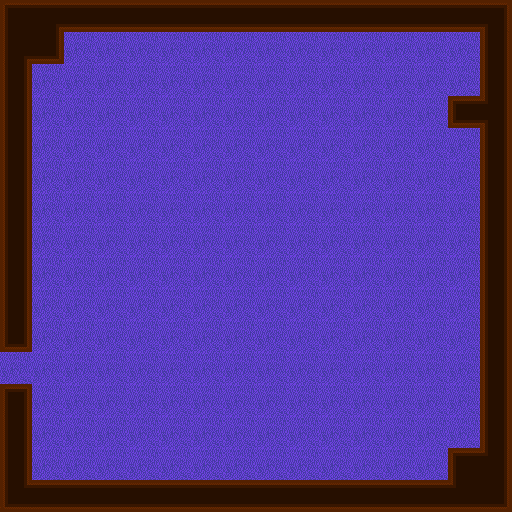

A 2D game scene composited from a Tiled map and its tileset images. What follows is a short description and the map's XML, with each tile layer's data collapsed to a summary:
An orthogonal 16x16 tile map with 32x32 px tiles, 2 tile layers (moquette, Calque de Tile 1), 1 hidden layer not drawn, 3 tilesets, 1 image layer and 1 object (PlayerEntity).

<map version="1.0" orientation="orthogonal" width="16" height="16" tilewidth="32" tileheight="32">
 <tileset firstgid="1" name="min" tilewidth="32" tileheight="32">
  <image source="../tilesets/walls.png" width="256" height="192" />
 </tileset>
 <tileset firstgid="49" name="meta" tilewidth="32" tileheight="32">
  <image source="../tilesets/metaset2.png" width="128" height="96" />
  <tile id="0">
   <properties>
    <property name="type" value="wall" />
   </properties>
  </tile>
  <tile id="1">
   <properties>
    <property name="type" value="box" />
   </properties>
  </tile>
  <tile id="2">
   <properties>
    <property name="type" value="tp1" />
   </properties>
  </tile>
  <tile id="3">
   <properties>
    <property name="type" value="trap" />
   </properties>
  </tile>
  <tile id="4">
   <properties>
    <property name="type" value="pp1" />
   </properties>
  </tile>
  <tile id="5">
   <properties>
    <property name="type" value="pp2" />
   </properties>
  </tile>
  <tile id="6">
   <properties>
    <property name="type" value="pp3" />
   </properties>
  </tile>
  <tile id="7">
   <properties>
    <property name="type" value="tp2" />
   </properties>
  </tile>
  <tile id="8">
   <properties>
    <property name="type" value="ppp1" />
   </properties>
  </tile>
  <tile id="9">
   <properties>
    <property name="type" value="ppp2" />
   </properties>
  </tile>
  <tile id="10">
   <properties>
    <property name="type" value="ppp3" />
   </properties>
  </tile>
 </tileset>
 <tileset firstgid="61" name="moquette" tilewidth="32" tileheight="32">
  <image source="../tilesets/moquette.png" width="96" height="192" />
 </tileset>
 <imagelayer name="Background" width="16" height="16">
  <image source="../images/background.png" />
 </imagelayer>
 <layer name="moquette" width="16" height="16">
  <data>[256 cells, 256 non-empty, 1 distinct tile ids]</data>
 </layer>
 <layer name="Calque de Tile 1" width="16" height="16">
  <data>[256 cells, 62 non-empty, 14 distinct tile ids]</data>
 </layer>
 <layer name="meta" width="16" height="16" visible="0">
  <data>[256 cells, 194 non-empty, 9 distinct tile ids]</data>
 </layer>
 <objectgroup color="#68bd17" name="Player" width="12" height="12">
  <object name="PlayerEntity" x="0" y="352" width="32" height="32">
   <properties>
    <property name="image" value="character" />
    <property name="spriteheight" value="32" />
    <property name="spritewidth" value="32" />
   </properties>
  </object>
 </objectgroup>
</map>
